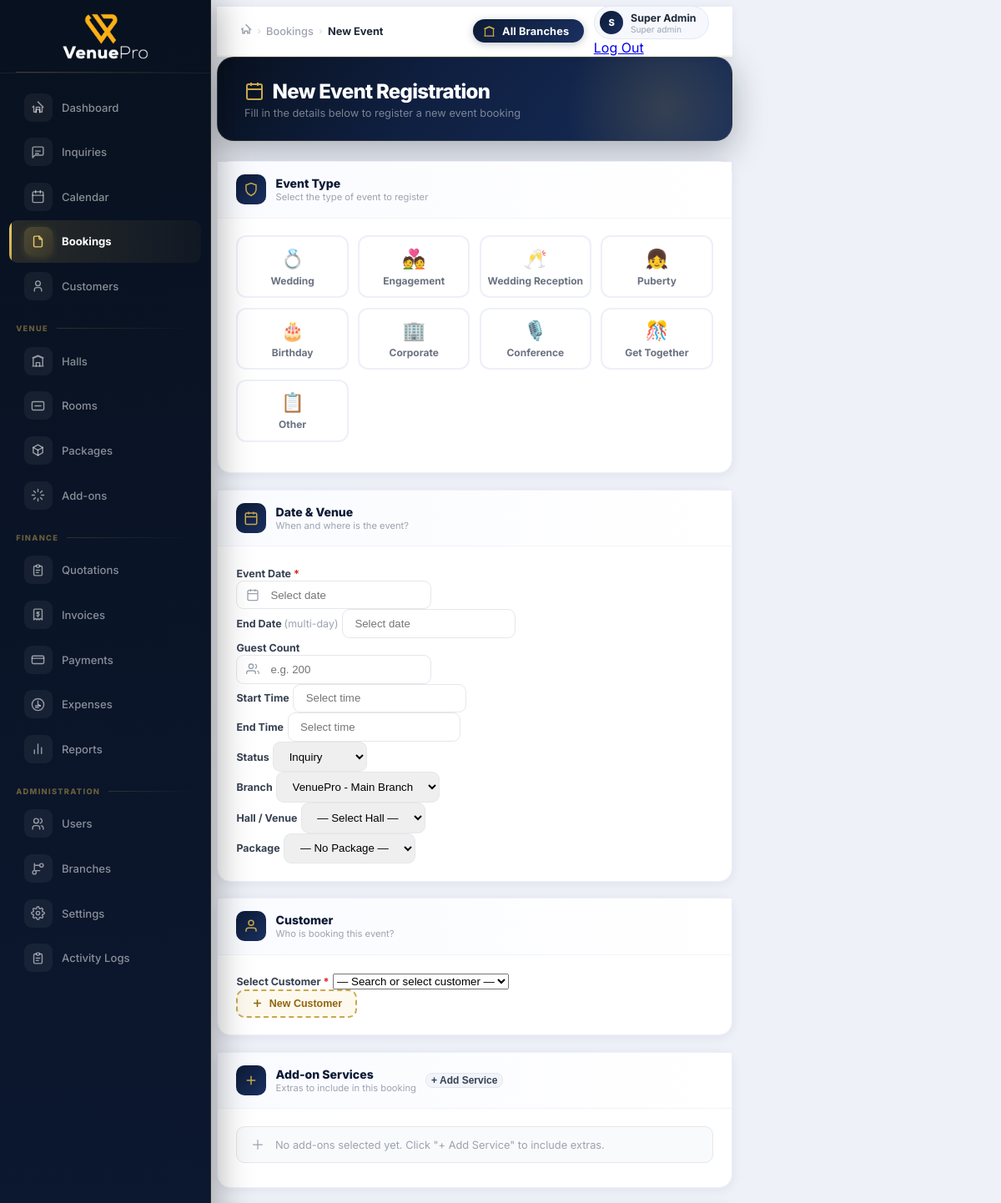
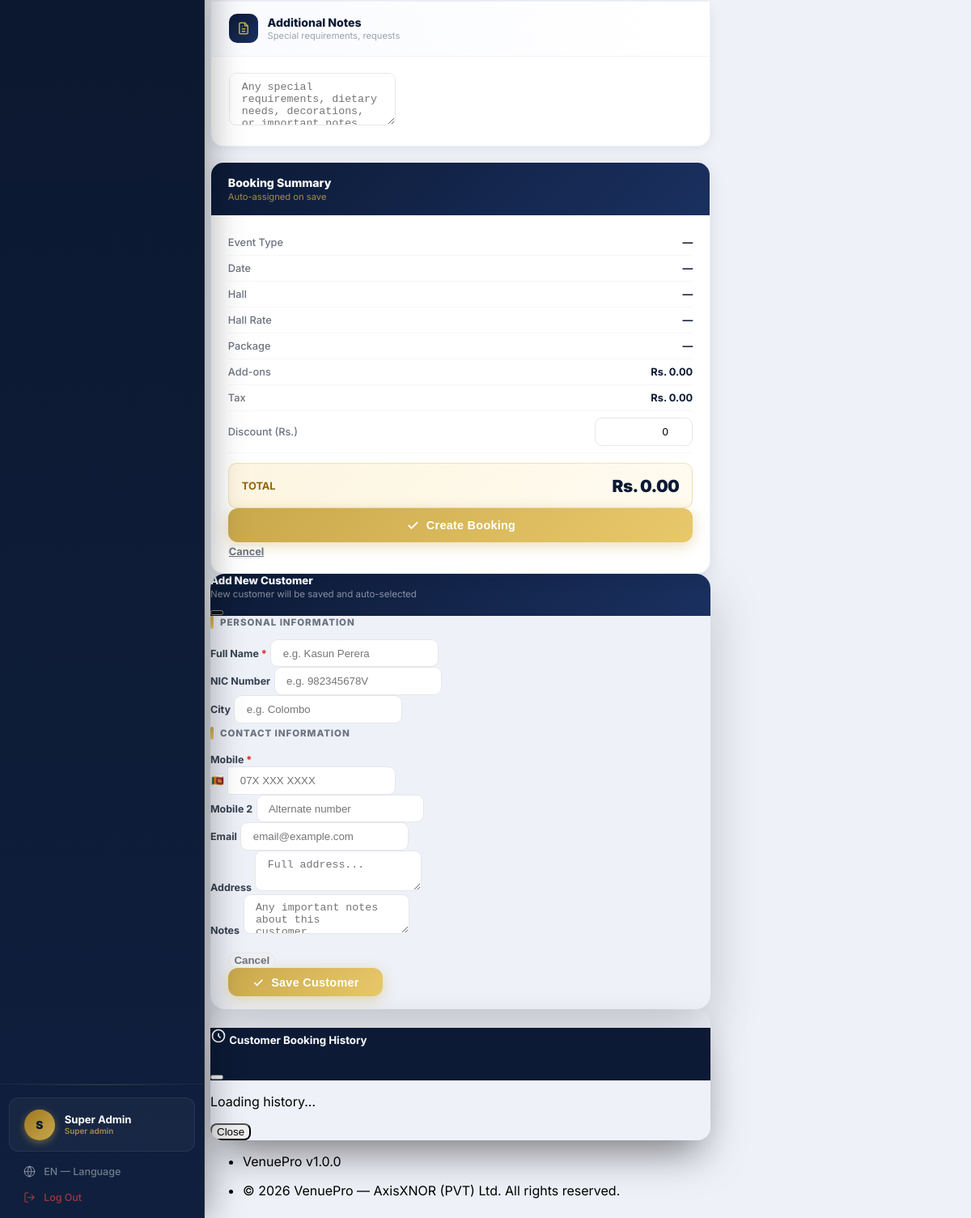
Screenshot of /modules/bookings/create.php (signed in) with the database file from the repository (2 pictures, top to bottom).
### tables this page shows
CREATE TABLE `users` (
  `id` int(11) NOT NULL AUTO_INCREMENT,
  `branch_id` int(11) DEFAULT NULL,
  `role_id` int(11) NOT NULL,
  `user_id` varchar(20) DEFAULT NULL,
  `username` varchar(100) DEFAULT NULL,
  `name` varchar(150) NOT NULL,
  `email` varchar(150) NOT NULL,
  `password` varchar(255) NOT NULL,
  `phone` varchar(20) DEFAULT NULL,
  `avatar` varchar(255) DEFAULT NULL,
  `language` enum('en','ta','si') DEFAULT 'en',
  `is_active` tinyint(1) DEFAULT 1,
  `last_login` timestamp NULL DEFAULT NULL,
  `created_at` timestamp DEFAULT current_timestamp(),
  `updated_at` timestamp DEFAULT current_timestamp() ON UPDATE current_timestamp(),
  PRIMARY KEY (`id`),
  UNIQUE KEY `email` (`email`),
  UNIQUE KEY `user_id` (`user_id`),
  KEY `branch_id` (`branch_id`),
  KEY `role_id` (`role_id`),
  FOREIGN KEY (`branch_id`) REFERENCES `branches`(`id`) ON DELETE SET NULL,
  FOREIGN KEY (`role_id`) REFERENCES `roles`(`id`)
);

CREATE TABLE `roles` (
  `id` int(11) NOT NULL AUTO_INCREMENT,
  `name` varchar(50) NOT NULL,
  `slug` varchar(50) NOT NULL,
  `description` text DEFAULT NULL,
  PRIMARY KEY (`id`),
  UNIQUE KEY `slug` (`slug`)
);

CREATE TABLE `branches` (
  `id` int(11) NOT NULL AUTO_INCREMENT,
  `business_id` int(11) DEFAULT NULL,
  `name` varchar(150) NOT NULL,
  `address` text DEFAULT NULL,
  `city` varchar(100) DEFAULT NULL,
  `phone` varchar(20) DEFAULT NULL,
  `email` varchar(150) DEFAULT NULL,
  `logo` varchar(255) DEFAULT NULL,
  `is_active` tinyint(1) DEFAULT 1,
  `created_at` timestamp DEFAULT current_timestamp(),
  PRIMARY KEY (`id`),
  KEY `business_id` (`business_id`)
);

### modules/bookings/create.php (the view, shortened to what the rows shown need)
<?php
Auth::check();
$db = Database::getInstance();
$branches    = $db->fetchAll("SELECT id,name FROM branches WHERE is_active=1");
require_once ROOT_PATH . '/includes/header.php';
?>
<link rel="stylesheet" href="https://cdn.jsdelivr.net/npm/tom-select@2.3.1/dist/css/tom-select.bootstrap5.min.css">
<form method="post" id="booking-form">
<div class="row g-3">
  <div class="col-lg-8">
    <div class="evt-card">
      <div class="evt-card-body">
        <div class="row g-3 mb-3">
          <?php if (Auth::isSuperAdmin()): ?>
          <div class="col-md-3">
            <label class="form-label">Branch</label>
            <select name="branch_id" class="form-select">
              <?php foreach ($branches as $b): ?>
              <option value="<?= $b['id'] ?>" <?= ($cu['branch_id']??$b['id'])==$b['id']?'selected':'' ?>><?= Helper::sanitize($b['name']) ?></option>
              <?php endforeach; ?>
            </select>
          </div>
          <?php endif; ?>
        </div>
      </div>
    </div>
  </div>
</div>
</form>
<link rel="stylesheet" href="https://cdn.jsdelivr.net/npm/flatpickr/dist/flatpickr.min.css">
<?php require_once ROOT_PATH . '/includes/footer.php'; ?>

### includes/header.php (shortened to what the rows shown need)
<!doctype html>
<html lang="<?= Lang::current() ?>">
<head>
  <link rel="stylesheet" href="https://cdn.jsdelivr.net/npm/@tabler/core@1.0.0-beta21/dist/css/tabler.min.css">
  <link rel="stylesheet" href="<?= BASE_URL ?>/assets/css/app.css">
</head>
<body class="antialiased">
<?php $cu = Auth::currentUser(); ?>
<div class="wrapper">
  <aside class="vp-sidebar" id="vp-sidebar">
    <div class="sb-bottom">
      <div class="sb-user">
        <div class="sb-user-avatar"><?= strtoupper(substr($cu['name'], 0, 1)) ?></div>
        <div style="min-width:0;flex:1;">
          <div class="sb-user-name" style="white-space:nowrap;overflow:hidden;text-overflow:ellipsis;"><?= Helper::sanitize($cu['name']) ?></div>
          <div class="sb-user-role"><?= ucfirst(str_replace('_', ' ', $cu['role'])) ?></div>
        </div>
      </div>
    </div>
  </aside>
  <div class="page-wrapper">
    <div class="vp-topbar">
      <div class="vp-topbar-right">
        <div class="nav-item dropdown">
          <a href="#" class="vp-topbar-user" data-bs-toggle="dropdown">
            <div class="vp-topbar-avatar"><?= strtoupper(substr($cu['name'], 0, 1)) ?></div>
            <div class="d-none d-md-block">
              <div class="vp-topbar-uname"><?= Helper::sanitize($cu['name']) ?></div>
              <div class="vp-topbar-urole"><?= ucfirst(str_replace('_', ' ', $cu['role'])) ?></div>
            </div>
          </a>
        </div>
      </div>
    </div>
    <div class="page-body">
      <div class="container-xl">

### rows the page displays
users: name "S", name "Super Admin", role.slug "Super admin", branch_id "VenuePro - Main Branch"

### other values shown
Lang::current() "EN"
Helper::sanitize($bc['label']) "Bookings"
Helper::sanitize($bc['label']) "New Event"
$icon "💍"
$et "Wedding"
$icon "💑"
$et "Engagement"
$icon "🥂"
$et "Wedding Reception"
$icon "👧"
$et "Puberty"
$icon "🎂"
$et "Birthday"
$icon "🏢"
$et "Corporate"
